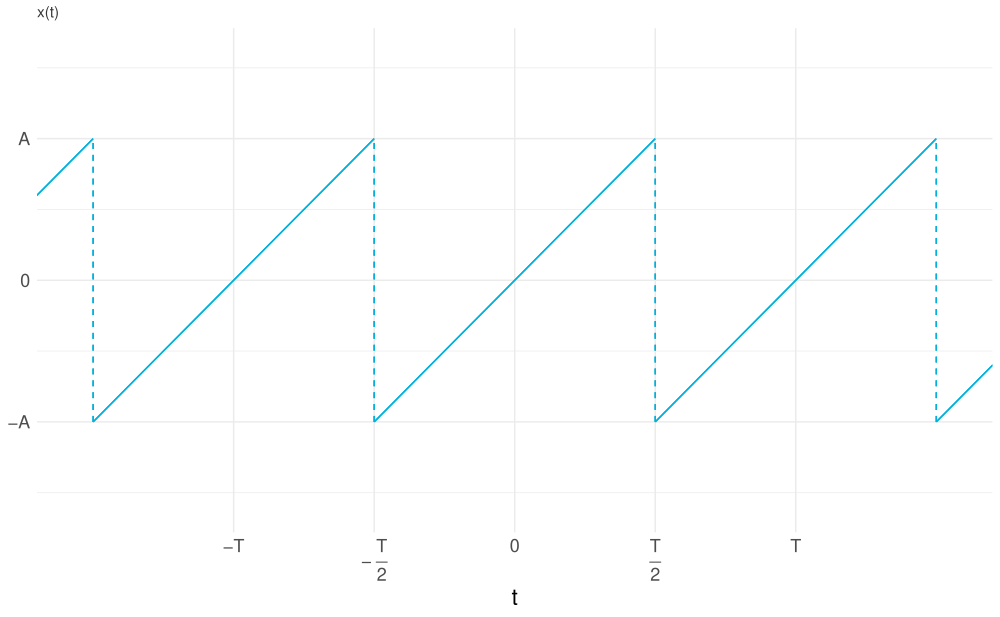

The R source for this figure:
# square wave plot

library(ggplot2)

options(scipen=10000)

epsilon <- 10
tau     <- 4
T1      <- tau * 1.6180339887498948
A      <- 1 #1.381966011

output_width  <- 10
output_height <- output_width * 0.6180339887498948


ylabel <- bquote( "x" )
xlabel <- bquote( "t" )


xbreaks <- c(0, -T1/2, T1/2, -T1, T1)
xlabels <- c(0,bquote("-"~over("T", 2)), bquote(over("T", 2)), bquote("-T"), bquote("T"))

#for(n in 1:3) {
  #xbreaks <- c(xbreaks, n*T1)
  #xlabels <- c(xlabels, bquote(.(n)~T))
#}

function_color <- "#00b1db"

####################################################################

p <- ggplot(data.frame(x=c(0,2), y=c(-2,2)), aes(x=x)) +

        theme_minimal() + # maybe theme_bw()
        theme(legend.position="none", plot.title = element_text(color = "gray21", size=1.6180339887498948^5), plot.subtitle = element_text(color = "grey80", size=1.6180339887498948^5)) +
        ggtitle("x(t)") +

        theme(text = element_text(size=16.180339887498948), axis.title.y = element_text(angle = 0, vjust = .5), panel.grid.minor.x = element_blank()) + # rotate axis title

        xlab(xlabel) +
        #ylab(ylabel)  +

        scale_y_continuous(limits=c(-1.618033, 1.6180339887498948), breaks=c(-A,0,A), labels=c("-A", 0, "A")) +
        scale_x_continuous(limits=c(-epsilon, epsilon), breaks=xbreaks, labels=xlabels)

delta <- T1

mod <- function(n,m) {

    n - m*floor(n/m)

}

for (n in -5:5) {

    if(mod(n,2) != 0) {
 # solid diagonal lines
    p <- p + geom_segment (

                 x = -T1/2 * n,
                 y = -A,
                 xend = - T1/2 * n + T1,
                 yend = A,
                 color = function_color,
                 linetype="solid"

             )
 # dashed horizontal lines
    p <- p + geom_segment (

                 x = -T1/2 * n,
                 y = -A,
                 xend = -T1/2 * n,
                 yend = A,
                 color = function_color,
                 linetype="dashed"

             )

    }



}



pdf("1_4_function.pdf", width = output_width, height = output_height, )
p
